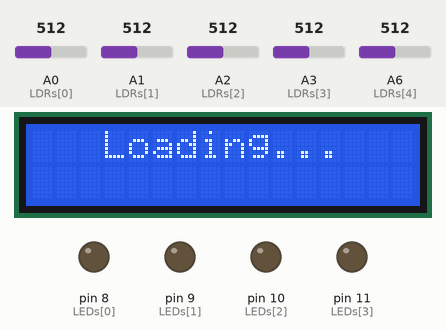
Bench run of a sketch on a simulated Arduino Nano, built with avr-gcc and run on an emulated ATmega328P. Shown: 16×2 character LCD, output pins drawn as LEDs (lit = HIGH). The test bench sets the inputs (shaded band); at power-on: A1 (LDRs[1]) = 512, A2 (LDRs[2]) = 512, A0 (LDRs[0]) = 512, A3 (LDRs[3]) = 512, A6 (LDRs[4]) = 512. Random numbers use the default seed unless the sketch sets one; what the sketch prints to the serial monitor is not drawn.

Above: at 2.6 s.
At 21.6 s:
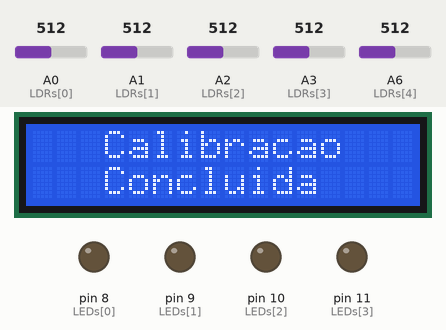
21.7 s: A1 (LDRs[1]) set to 476
At 23.6 s:
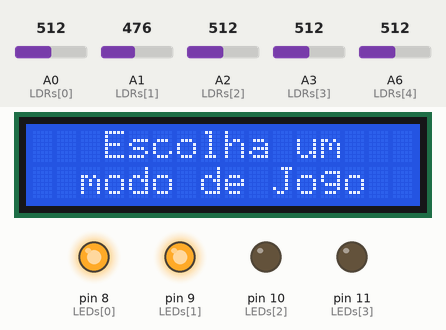
34.3 s: A1 (LDRs[1]) set to 455
At 37.2 s:
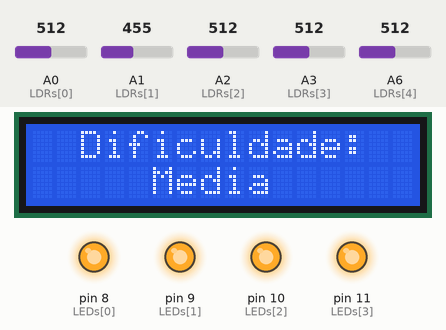
39.7 s: A2 (LDRs[2]) set to 479
46.5 s: A2 (LDRs[2]) set to 446
56.3 s: A0 (LDRs[0]) set to 476
69.8 s: A0 (LDRs[0]) set to 444
At 71.7 s:
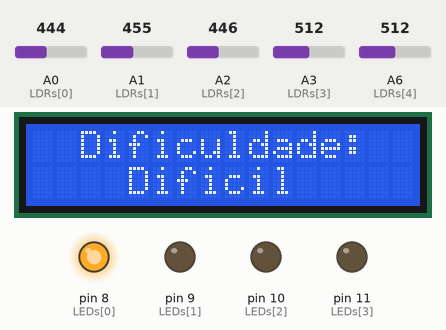
Timing chart, 0 to 79.4 s (numbered marks = the images above; inputs shaded):
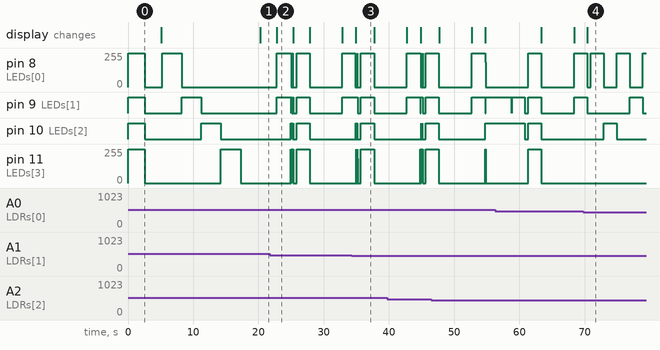

The sketch:

AL_v1.1.ino
```cpp
//================================================================
// Projeto I - FCTUC - LEEC 2023/24
// ---- Laser Western Duel ----
// Diogo Vasco - 2023226969
// Rodrigo Gonçalves - 2023226160
//
// version 0.6
//       to do: ajustar pontos do AimLabs
//================================================================
//      dificil já feito!!
//================================================================

// 0 é main (duelo) | 1-4 sentido anti horario  | 5 é o sozinho (noutro arduino)

#include <LiquidCrystal_I2C.h>
#include <Wire.h>
LiquidCrystal_I2C lcd(0x27, 16, 2);

int LEDs[5] = { 8, 9, 10, 11, 7 };
int LDRs[5] = {
  A0,
  A1,
  A2,
  A3,
  A6
};

int ndiff[3] = { 30, 25, 20 };  // 0 facil, 1 medio, 2 dificil
int margin = 50;

int ldrDefaultValue[5] = {};
int ldrActivatedValue[5] = {};


//==================================
//=========AIM LABS GM==============
//==================================

int playerHits = 0;
bool hit = 0;
int seq[30] = {};
unsigned long timeAim, timeAim1, timeAim2;
//==================================
//============ DUEL GM==============
//==================================

int reacTime = 0;
int valorRecebido = 0;

//==================================
//============INTERFACE=============
//==================================

void writeLCD(int i, String fs, int k, int sc) {  // 16x2
  lcd.clear();
  lcd.setCursor(i, 0);
  lcd.print(fs);
  lcd.setCursor(k, 1);
  lcd.print(sc);
  lcd.setCursor(k + 5, 1);
  lcd.print("ms");
}


//==================================
//============FUNÇÕES===============
//==================================

void checkValues() {
  Serial.print("LDR 0: ");
  Serial.print(analogRead(LDRs[0]));
  Serial.print("| LDR 1: ");
  Serial.print(analogRead(LDRs[1]));
  Serial.print(" | LDR 2: ");
  Serial.print(analogRead(LDRs[2]));
  Serial.print(" | LDR 3: ");
  Serial.print(analogRead(LDRs[3]));
  Serial.print(" | LDR 4: ");
  Serial.print(analogRead(LDRs[4]));
}

void calibrationLaserOnTarget() {
  Serial.println("Starting calibration with laser");

  for (int i = 0; i < 5; i++) {
    digitalWrite(LEDs[i], 1);
    Serial.print("Point to LDR ");
    Serial.print(i);

    delay(2000);
    ldrActivatedValue[i] = analogRead(LDRs[i]);

    Serial.print("Target with laser value: ");
    Serial.println(ldrActivatedValue[i]);
    delay(1000);
    digitalWrite(LEDs[i], 0);
  }
}

void calibrationAmbientLighting() {
  Serial.println("Starting calibration");

  for (int i = 0; i < 5; i++) {

    ldrDefaultValue[i] = analogRead(LDRs[i]);

    Serial.print("Calibrating Target ");
    Serial.print(i);
    Serial.print(" - ");
    Serial.println(ldrDefaultValue[i]);
  }
}

void showVal() {

  for (int i = 0; i < 5; i++) {

    Serial.print("LDR");
    Serial.print(i);
    Serial.print(" | Laser off target LDR Value");
    Serial.print(":");
    Serial.print(ldrDefaultValue[i]);
    Serial.print(" | Laser on target LDR Value");
    Serial.print(":");
    Serial.println(ldrActivatedValue[i]);
  }
}

bool targetHit(int i) {

  // if (ldrActivatedValue[i] == 0)
  // return 0;

  if (analogRead(LDRs[i]) > (ldrActivatedValue[i] - margin)) {
    Serial.print("Target ");
    Serial.print(i);
    Serial.println(" Hit");
    return 1;
  } else return 0;
}

void TurnOnAllLeds() {
  for (int i = 0; i < 5; i++) {
    digitalWrite(LEDs[i], 1);
  }
}

void TurnOffAllLeds() {
  for (int i = 0; i < 5; i++) {
    digitalWrite(LEDs[i], 0);
  }
}
//                         ======================GAME MODE: AIM LABS===================
void doSeq(int diff) {

  randomSeed(millis());

  for (int i = 0; i < 30; i++) {
    seq[i] = 0;
  }

  for (int i = 1; i < 30; i++) {
    seq[i] = random(0, 5);

    while ((seq[i] == seq[i - 1])) {
      seq[i] = random(0, 5);
      Serial.println("NEW RANDOM");
    }

    Serial.print("random ");
    Serial.print(i);
    Serial.print(" = ");
    Serial.println(seq[i]);
  }
}

void AimLabsGM(int diff) {

  doSeq(diff);
  Serial.print("Diff = ");
  Serial.println(diff);

  switch (diff) {
    case 0:  // FACIL
      Serial.print("IN CASE DIF=");
      Serial.println(diff);
      lcd.clear();
      lcd.setCursor(2,0);
      lcd.print("Dificuldade:");
      lcd.setCursor(5,1);
      lcd.print("Facil");
      ALEasy();
      break;
    case 1:  // MEDIO
      Serial.print("IN CASE DIF=");
      Serial.println(diff);
      lcd.clear();
      lcd.setCursor(2,0);
      lcd.print("Dificuldade:");
      lcd.setCursor(5,1);
      lcd.print("Media");
      ALMedium();
      break;
    case 2:  //DIFICIL
      Serial.print("IN CASE DIF=");
      Serial.println(diff);
      lcd.clear();
      lcd.setCursor(2,0);
      lcd.print("Dificuldade:");
      lcd.setCursor(4,1);
      lcd.print("Dificil");
      ALHard();
      break;
  }

  lcd.clear();
  lcd.setCursor(3, 0);
  lcd.print("Pontuacao:");
  lcd.setCursor(5, 1);
  lcd.print(playerHits);
  lcd.setCursor(8, 1);
  lcd.print("/");
  lcd.print(ndiff[diff]);
  delay(5000);
}

int escdiff() {

  digitalWrite(LEDs[0],1);
  digitalWrite(LEDs[1],1);
  digitalWrite(LEDs[4],1);

  Serial.println(5);

  delay(1500);

  if (targetHit(1)) {
    return 0;
  } else if (targetHit(0)) {
    return 1;
  } else if (targetHit(4)) {
    return 2;
  } else return -1;
}
void ALEasy() {
  TurnOffAllLeds();
  Serial.println("AL_Easy");
  playerHits = 0;
  int On[3] = {};  // ================  AIM LABS ====================
  do {             // =============  EASY GAME MODE =================
    randomSeed(millis());
    On[0] = random(0, 5);
    On[1] = random(0, 5);
    On[2] = random(0, 5);
  } while ((On[0] == On[1]) || (On[0] == On[2]) || (On[1] == On[2]));

  digitalWrite(LEDs[On[0]], 1);
  digitalWrite(LEDs[On[1]], 1);
  digitalWrite(LEDs[On[2]], 1);

  int i = 0;
  while (i < ndiff[0]) {

    if (targetHit(On[0])) {
      digitalWrite(LEDs[On[0]], 0);
      playerHits++;
      do {
        randomSeed(millis());
        On[0] = random(0, 4);
      } while ((On[0] == On[1]) || (On[0] == On[2]) || (On[1] == On[2]));
      digitalWrite(LEDs[On[0]], 1);
      i++;
    }

    if (targetHit(On[1])) {
      digitalWrite(LEDs[On[1]], 0);
      playerHits++;
      do {
        randomSeed(millis());
        On[1] = random(0, 5);
      } while ((On[0] == On[1]) || (On[0] == On[2]) || (On[1] == On[2]));
      digitalWrite(LEDs[On[1]], 1);
      i++;
    }

    if (targetHit(On[2])) {
      digitalWrite(LEDs[On[2]], 0);
      playerHits++;
      do {
        randomSeed(millis());
        On[2] = random(0, 5);
      } while ((On[0] == On[1]) || (On[0] == On[2]) || (On[1] == On[2]));
      digitalWrite(LEDs[On[2]], 1);
      i++;
    }
  }
  TurnOffAllLeds();
  delay(500);
  TurnOnAllLeds();
  delay(2000);
  TurnOffAllLeds();

  Serial.print("Total de hits: ");
  Serial.println(playerHits);
}

void ALMedium() {
  TurnOffAllLeds();
  Serial.println("AL_Medium");
  playerHits = 0;
  int on[2] = {};  //============= AIM LABS =============
  do {             //========= MEDIUM GAME MODE =========
    randomSeed(millis());
    on[0] = random(0, 5);
    on[1] = random(0, 5);
  } while (on[0] == on[1]);

  digitalWrite(LEDs[on[0]], 1);
  digitalWrite(LEDs[on[1]], 1);
  int j = 0;
  while (j < ndiff[1]) {
    bool hit1=0,hit2=0;

    if ((targetHit(on[0]) || (millis() - timeAim1) > 2000) && (hit1==0)) {
      digitalWrite(LEDs[on[0]], 0);
      hit1=1;
      playerHits++;
      do {
        randomSeed(millis());
        on[0] = random(0, 5);
      } while (on[0] == on[1]);
      digitalWrite(LEDs[on[0]], 1);
      j++;
      timeAim1 = millis();
    }

    if ((targetHit(on[1]) || (millis() - timeAim2) > 2000) && (hit2==0)) {
      digitalWrite(LEDs[on[1]], 0);
      hit2=1;
      playerHits++;
      do {
        randomSeed(millis());
        on[1] = random(0, 5);
      } while (on[0] == on[1]);
      digitalWrite(LEDs[on[1]], 1);
      j++;
    }
    timeAim2 = millis();
  }
  TurnOffAllLeds();
  delay(500);
  TurnOnAllLeds();
  delay(2000);
  TurnOffAllLeds();

  Serial.print("Total de hits: ");
  Serial.println(playerHits);
}

void ALHard() {
  playerHits=0;
  TurnOffAllLeds();
  Serial.println("AL_Hard");
  doSeq(ndiff[2]);

  for (int i = 0; i < ndiff[2]; i++) {  //========= AIM LABS ============
    digitalWrite(LEDs[seq[i]], 1);      //======= HARD GAME MODE ========
    timeAim = millis();
    hit = 0;
    //Serial.println("IN HARD FOR");
    while (((millis() - timeAim) < 2000) && (hit == 0)) {
      if (targetHit(seq[i]) && (hit == 0)) {
        playerHits++;
        Serial.print("PlayerHits: ");
        Serial.println(playerHits);
        hit = 1;
      }
    }
    digitalWrite(LEDs[seq[i]], 0);
  }

  TurnOffAllLeds();
  delay(500);
  TurnOnAllLeds();
  delay(2000);
  TurnOffAllLeds();

  Serial.print("Total de hits: ");
  Serial.println(playerHits);
}
//                          ======================GAME MODE: DUEL===================
void DuelGM() {
  int hit = 0;
  digitalWrite(LEDs[0], 1);
  delay(1500);
  Serial.println("Get ready");
  digitalWrite(LEDs[0], 0);

  int tempo;

  while (Serial.available() > 0) {
    String recebido = Serial.readStringUntil('\n');
    //Serial.print("Recebi: ");
    //Serial.println(recebido);
    tempo = recebido.toInt();
    //Serial.println(ReactionTime2);
  }

  delay(tempo - 100);

  digitalWrite(LEDs[0], 1);
  unsigned int Timer = millis();

  do {
    if (targetHit(0)) {
      reacTime = millis() - Timer;
      //Serial.print("Target hit | Time: ");
      //Serial.print(reacTime);
      //Serial.println(" Milisegundos");
      //digitalWrite(LEDs[0], 0);
      hit = 1;
    }
  } while (hit == 0);

  digitalWrite(LEDs[0], 0);
  writeLCD(0, "Reaction Time:", 5, reacTime);

  sendRT();

  delay(5000);
  //Serial.println(reacTime);
}

void sendRT() {
  unsigned long int tenSeg = millis();

  do {
    Serial.println(reacTime);
    delay(10);
  } while (millis() - tenSeg < 2500);
}
//==================================
//==============MAIN================
//==================================

void setup() {
  Serial.begin(9600);

  lcd.init();
  lcd.backlight();

  lcd.setCursor(3, 0);
  lcd.print("Loading...");

  for (int i = 0; i < 4; i++) {
    pinMode(LEDs[i], OUTPUT);
  }
  for (int i = 0; i < 4; i++) {
    pinMode(LDRs[i], INPUT);
  }
  Serial.setTimeout(100);

  TurnOnAllLeds();
  delay(2500);

  TurnOffAllLeds();
  delay(2500);

  lcd.clear();
  lcd.setCursor(3, 0);
  lcd.print("Calibracao");
  lcd.setCursor(0, 1);
  lcd.print("Aponte para alvo");

  calibrationAmbientLighting();
  calibrationLaserOnTarget();

  lcd.clear();
  lcd.setCursor(3, 0);
  lcd.print("Calibracao");
  lcd.setCursor(3, 1);  // ver valores e falar sobre eles !!!EXTRA!!!
  lcd.print("Concluida");

  delay(2500);

  lcd.clear();
  lcd.setCursor(3, 0);
  lcd.print("Escolha um");
  lcd.setCursor(2, 1);
  lcd.print("modo de Jogo");
  digitalWrite(LEDs[0], 1);
}

void loop() {
  valorRecebido = 0;
  if (Serial.available() > 0) {
    String recebido = Serial.readStringUntil('\n');
    //Serial.print("Recebi: ");
    //Serial.println(recebido);
    valorRecebido = recebido.toInt();
    //Serial.println(valorRecebido);
    if (valorRecebido == 1) {
      Serial.println("dentro do if");
      lcd.clear();
      lcd.setCursor(3, 0);
      lcd.print("Prepare-se!");
      DuelGM();
      lcd.clear();
      lcd.setCursor(3, 0);
      lcd.print("Escolha um");
      lcd.setCursor(2, 1);
      lcd.print("modo de Jogo");
      digitalWrite(LEDs[0], 1);
    }
  }

  if (targetHit(0)) {  // AIM LABS GM
    int dif = -1;
    while (dif == -1) {
      dif = escdiff();
    }
    Serial.println(10);

    AimLabsGM(dif);

    Serial.println(15);
    lcd.clear();
    lcd.setCursor(3, 0);
    lcd.print("Escolha um");
    lcd.setCursor(2, 1);
    lcd.print("modo de Jogo");
    digitalWrite(LEDs[0], 1);
  }
}
```

Measured:
- the behaviour switches between 463 and 462 on A1 (LDRs[1]) (found by bisection; images 2 and 3)
- the behaviour switches between 463 and 462 on A0 (LDRs[0]) (found by bisection; images 3 and 4)
